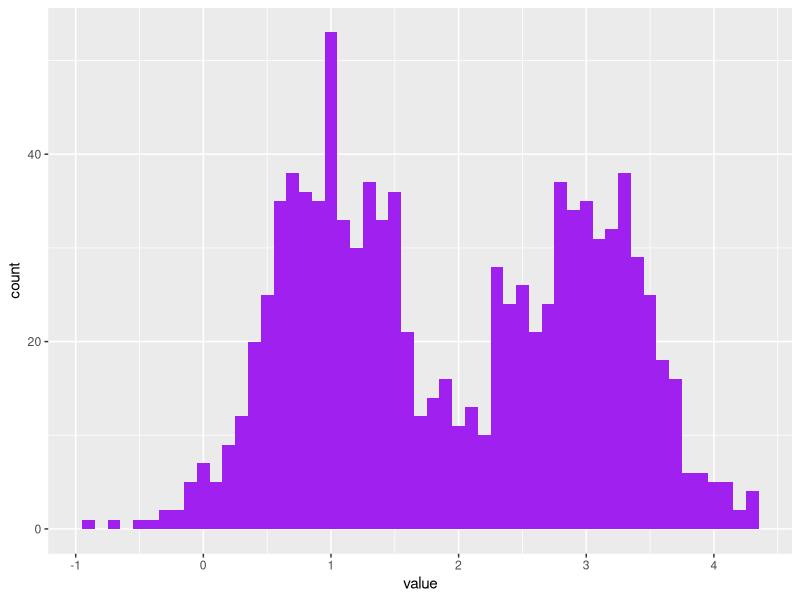
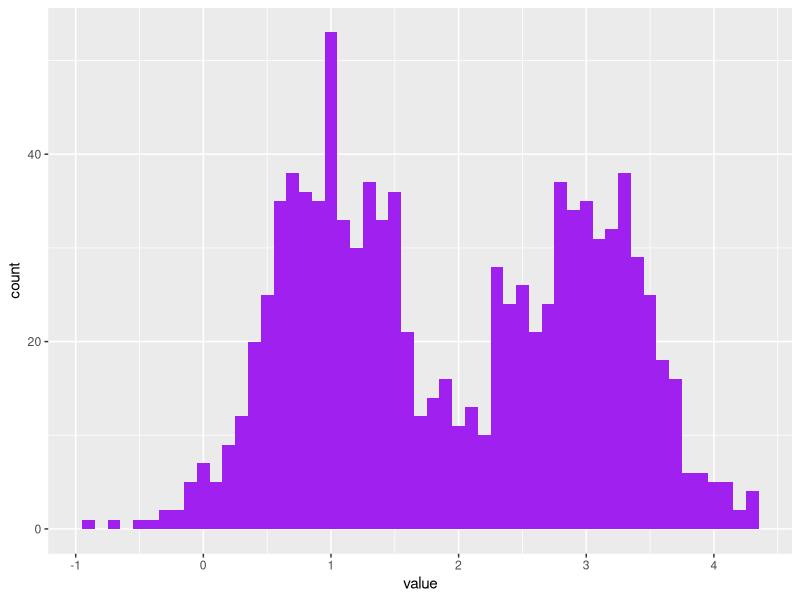
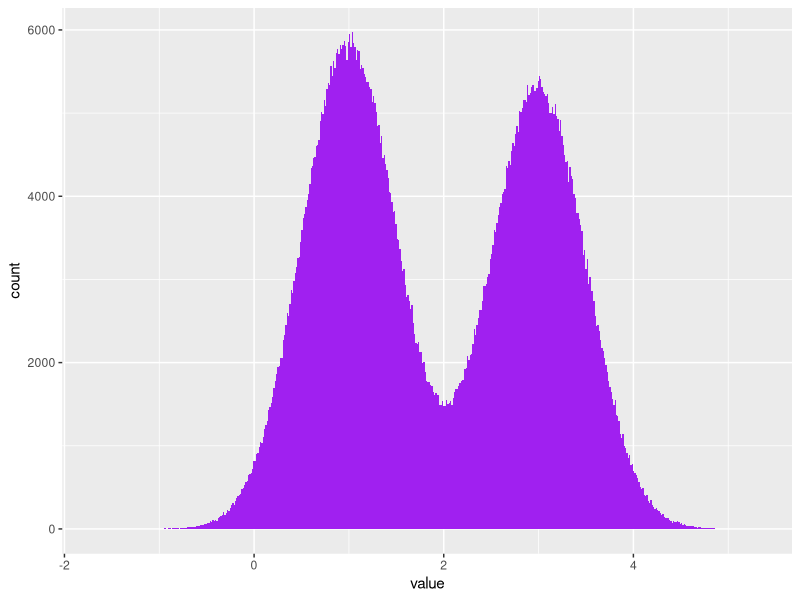
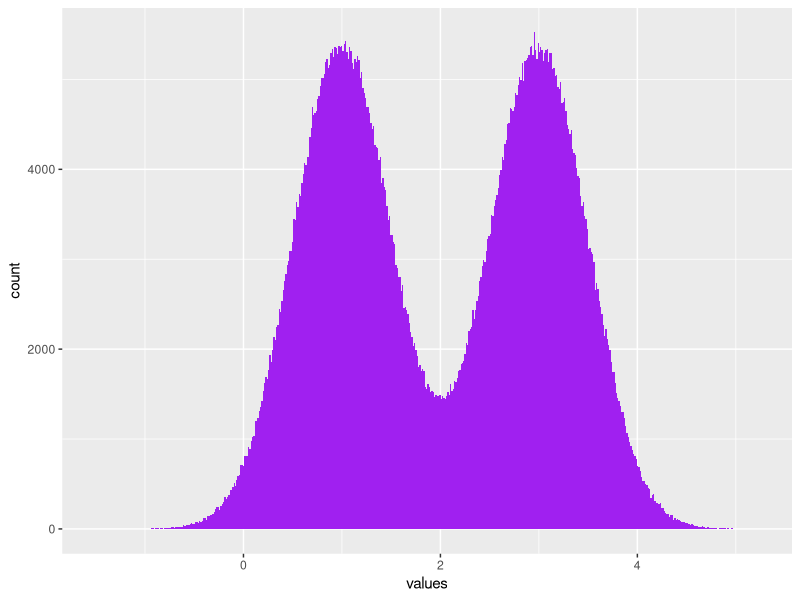
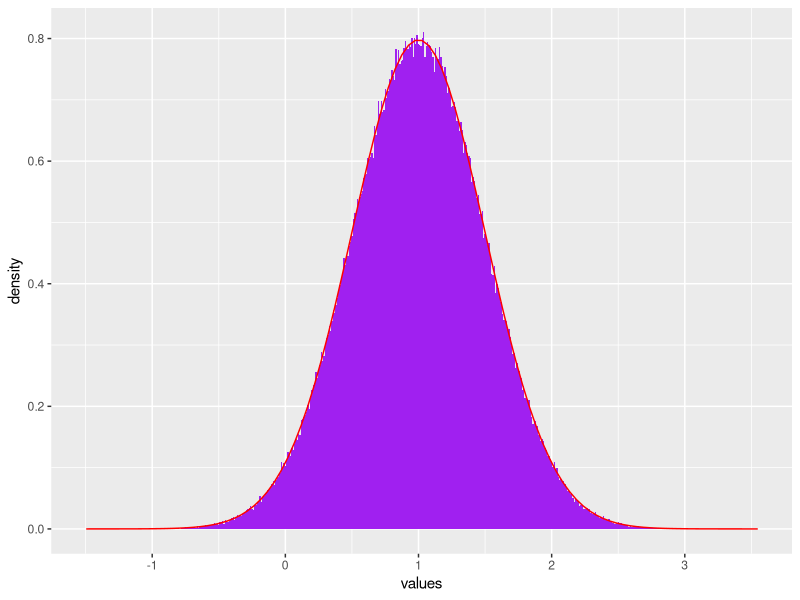
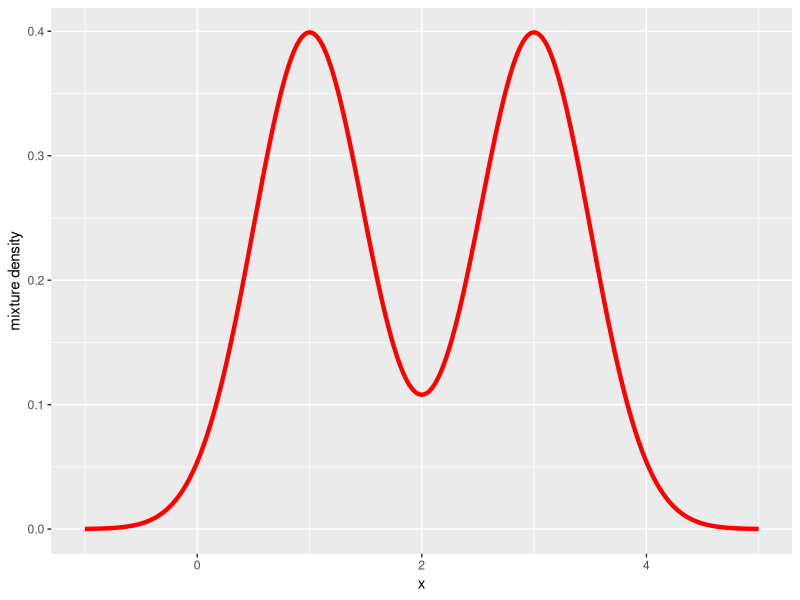

The R source for these figures, in order:
## ---- chunk 1
knitr::opts_chunk$set(echo = TRUE)
library(here)
library(ggplot2)
library(dplyr)
## ---- chunk 2
# Flip a fair coin 10000 times and store as T or F 
coinflips <- (runif(1000,0,1)>0.5)

# Make a summary table
table(coinflips)
## ---- chunk 3
#Function to simulate one flip
oneFlip <- function(fl, mean1 = 1, mean2 = 3, sd1 = 0.5, sd2 = 0.5){
  #If heads use distribution 1, else use distribution 2
  if(fl){
    rnorm(1,mean1,sd1)
  } else { 
    rnorm(1, mean2, sd2)
  }
}

#Make a histogram using the 10000 coinflips in coinflips
fairmix = vapply(coinflips, oneFlip, numeric(1))
ggplot(tibble(value = fairmix), aes(x = value)) +
  geom_histogram(fill = "purple", binwidth = 0.1)
## ---- chunk 4
means = c(1, 3)
sds   = c(0.5, 0.5)
values = rnorm(length(coinflips),
          mean = ifelse(coinflips, means[1], means[2]),
          sd   = ifelse(coinflips, sds[1],   sds[2]))
ggplot(tibble(value = fairmix), aes(x = value)) +
  geom_histogram(fill = "purple", binwidth = 0.1)
## ---- chunk 5
means = c(1, 3)
sds   = c(0.5, 0.5)
values = rnorm(1000000,
          mean = ifelse(coinflips, means[1], means[2]),
          sd   = ifelse(coinflips, sds[1],   sds[2]))
ggplot(tibble(value = values), aes(x = value)) +
  geom_histogram(fill = "purple", bins = 500)
## ---- chunk 6
fair = tibble(
  coinflips = (runif(1e6) > 0.5),
  values = rnorm(length(coinflips),
               mean = ifelse(coinflips, means[1], means[2]),
               sd   = ifelse(coinflips, sds[1],   sds[2])))
ggplot(fair, aes(x = values)) +
     geom_histogram(fill = "purple", bins = 500)
## ---- chunk 7
#Take the tibble coinflips and sort out just those marked as fair = TRUE
#Make a histogram of those coin flips and overlay the density of normal for the fair coin flips
ggplot(dplyr::filter(fair, coinflips), aes(x = values)) +
  geom_histogram(aes( y = ..density..), fill = "purple",
                 binwidth = 0.01) +
  stat_function(fun = dnorm,
                args = list(mean = means[1], sd = sds[1]), color = "red")
## ---- chunk 8
fairtheory = tibble(
  x = seq(-1, 5, length.out = 1000),
  f = 0.5 * dnorm(x, mean = means[1], sd = sds[1]) +
      0.5 * dnorm(x, mean = means[2], sd = sds[2]))
ggplot(fairtheory, aes(x = x, y = f)) +
  geom_line(color = "red", size = 1.5) + ylab("mixture density")
## ---- chunk 9
#Function to simulate the experiment once
kflips<-function(p1=0.125, p2=0.25, pi=(1/8)){
  coin<-rbinom(1,1,pi)
  if(coin == 1){
    rbinom(1,2,p1)
  } else{
    rbinom(1,2,p2)
  }
}

#Apply this 100 times and make a contingency table
k<-replicate(100, kflips())
table(k)
## ---- chunk 10
k<-replicate(100, kflips(pi=0.25))
table(k)
